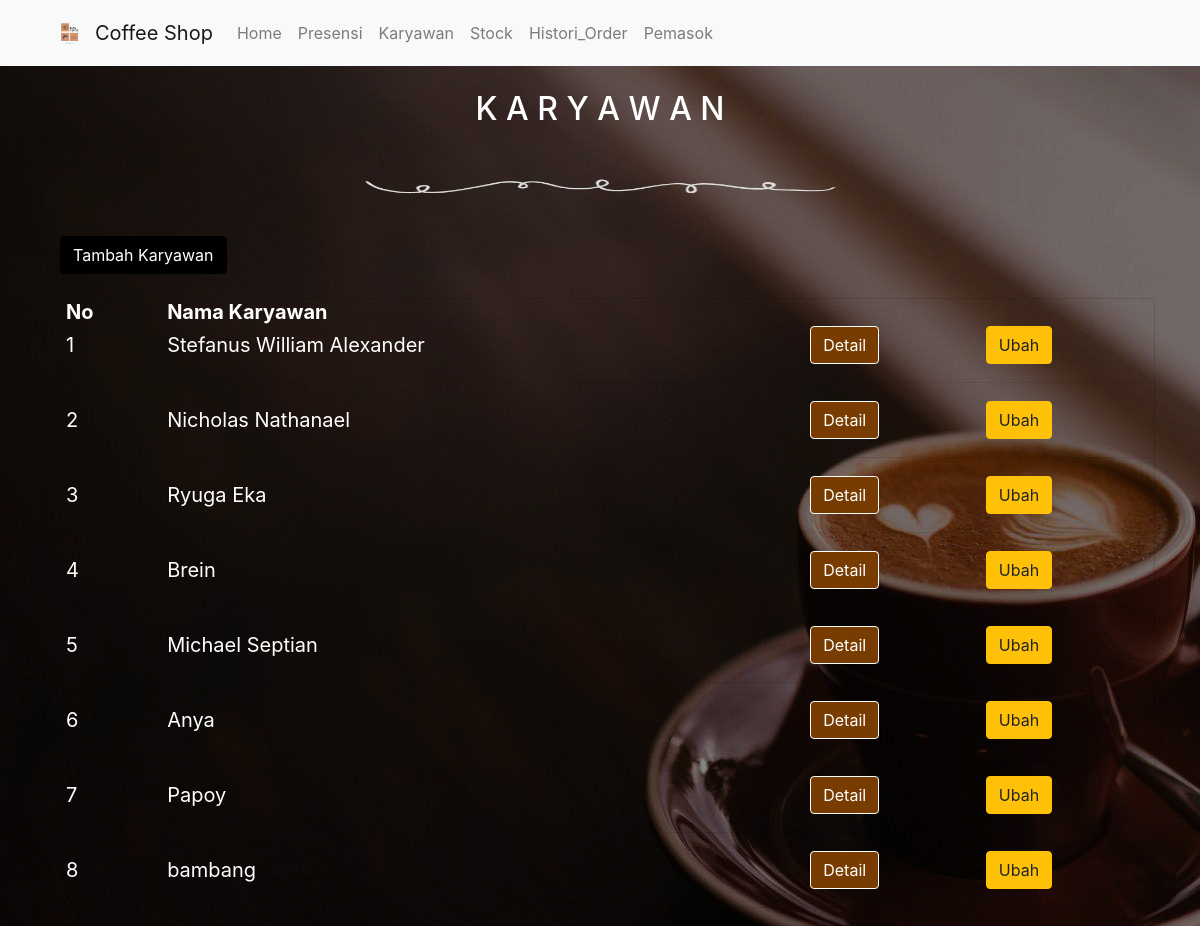
/public/karyawan, run on the app's committed database.
### tables this page shows
CREATE TABLE `karyawan` (
  `id` int(11) NOT NULL,
  `nama_karyawan` varchar(288) NOT NULL,
  `password` varchar(288) NOT NULL,
  `jabatan` varchar(288) NOT NULL,
  `gaji` int(11) NOT NULL,
  `alamat` longtext NOT NULL,
  `umur` int(11) NOT NULL,
  `notelp` varchar(288) NOT NULL
);

### app/core/Controller.php (called while the page is built, shortened)
<?php
class Controller {
	public function view($view ,$data = [])
	{
		require_once '../app/views/' . $view . '.php';
	}
	public function service($service){
		return new $service;
	}
}

### app/controllers/Karyawan.php (called while the page is built, shortened)
<?php
class Karyawan extends Controller
{
    public function index()
    {
        $data['judul'] = 'List Karyawan';
        $data['karyawan'] = $this->service('Karyawan_Service')->getDataKaryawan();
        $this->view('karyawan/index', $data);
    }
}

### app/core/App.php (called while the page is built, shortened)
<?php
class App{
	protected $method = 'index';
	protected $params = [];
	public function __construct()
	{
		$this->controller = new $this->controller;
		call_user_func_array([$this->controller, $this->method], $this->params);
	}
}

### public/index.php (called while the page is built, shortened)
<?php
$app = new App;
?>

### app/core/Database.php (called while the page is built, shortened)
<?php
class Database{
    private $host = DB_HOST;
    private $user = DB_USER;
    private $pass = DB_PASS;
    private $db_name = DB_NAME;
    private $dbh;
    private $stmt;
    function __construct()
	{
        $dsn = 'mysql:host=' . $this->host . ';dbname=' . $this->db_name;
        $option = [
            PDO::ATTR_PERSISTENT => true,
            PDO::ATTR_ERRMODE => PDO::ERRMODE_EXCEPTION
        ];
        try{
            $this->dbh = new PDO($dsn, $this->user, $this->pass, $option);
        }catch(PDOExpception $e){
            die($e->getMessage());
        }
    }
    public function query($query){
        $this->stmt = $this->dbh->prepare($query);
    }
    public function execute(){
        $this->stmt->execute();
    }
    public function resultSet(){
        $this->execute();
        return $this->stmt->fetchAll(PDO::FETCH_ASSOC);
    }
}

### app/domain/sales/dao/Karyawan_DAO.php (called while the page is built, shortened)
<?php
class Karyawan_DAO
{
    private $db;
    function __construct()
    {
        $this->db = new Database;
    }
    public function getAll()
    {
        $this->db->query('select * from karyawan');
        return $this->db->resultSet();
    }
}

### app/domain/sales/service/Karyawan_Service.php (called while the page is built, shortened)
<?php
class Karyawan_Service{
    private $dao;
    function __construct(){
        $this->dao = new Karyawan_DAO;
    }
    public function getDataKaryawan(){
        return $this->dao->getAll();
    }
}

### app/views/karyawan/index.php (the view, shortened to what this page needs)
<body style="background-image : url('<?php echo MYURL; ?>/img/background.jpg'); opacity :5;">
    <center>
        <h2 style="color:white; margin-top:90px">K A R Y A W A N</h2>
        <img src='<?php echo MYURL; ?>/img/spr.png' width='500px' height='100px;'>
    </center>
    <div class='container'>
        <div class="col mb-4">
            <button type="button" class="btn btn-primary tombolTambahData" data-toggle="modal" data-target="#formData">
                Tambah Karyawan
            </button>
        </div>
        <div class="card" style="background-color:transparent;">
            <table style="color:white;font-size:20px">
                <tr>
                    <th style="padding-left:20px">No</th>
                    <th>Nama Karyawan</th>
                    <th></th>
                    <th></th>
                </tr>
                <?php $no = 1;
                foreach ($data['karyawan'] as $krywn) : ?>
                    <tr>
                        <td style="padding-left:20px"><?php echo $no; ?></td>
                        <td><?php echo $krywn['nama_karyawan']; ?></td>
                        <td><a href="<?php echo MYURL; ?>/karyawan/detail/<?php echo $krywn['id']; ?>" class="btn btn-primary float-center" style="background-color: #783c00; border-color:white">Detail</a></td>
                        <td><a href="<?php echo MYURL; ?>/karyawan/detail/<?php echo $krywn['id']; ?>" class="btn btn-warning float-center tampilModalUbah" data-toggle="modal" data-target="#formData" data-id="<?php echo $krywn['id']; ?>">Ubah</a></td>
                    <tr>
                    <tr>
                        <th>
                            <hr>
                        </th>
                        <th>
                            <hr>
                        </th>
                        <th>
                            <hr>
                        </th>
                        <th>
                            <hr>
                        </th>
                    </tr>
                    <?php $no++; ?>
                <?php endforeach ?>
            </table>
        </div>
    </div>
</body>

### data on the page
karyawan: nama_karyawan "Stefanus William Alexander"
karyawan: nama_karyawan "Nicholas Nathanael"
karyawan: nama_karyawan "Ryuga Eka"
karyawan: nama_karyawan "Brein"
karyawan: nama_karyawan "Michael Septian"
karyawan: nama_karyawan "Anya"
karyawan: nama_karyawan "Papoy"
karyawan: nama_karyawan "bambang"
